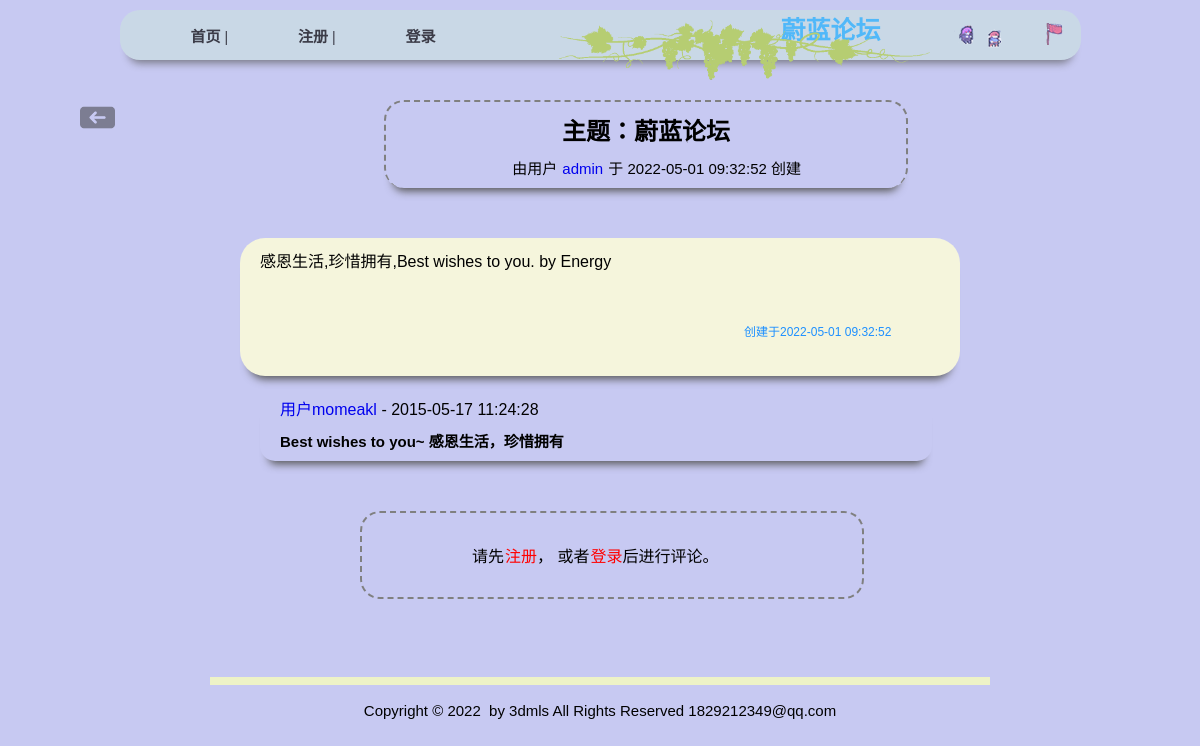
The page /topic?id=20 on the database its author committed.
### tables this page shows
CREATE TABLE `forum_topic` (
  `id` int NOT NULL,
  `topic` varchar(255) NOT NULL,
  `detail` text NOT NULL,
  `name` varchar(32) NOT NULL,
  `email` varchar(100) NOT NULL,
  `datetime` datetime NOT NULL DEFAULT '0000-00-00 00:00:00',
  `view` int NOT NULL DEFAULT '0',
  `reply` int NOT NULL DEFAULT '0',
  `sticky` tinyint(1) NOT NULL DEFAULT '0'
);

CREATE TABLE `forum_reply` (
  `id` int NOT NULL,
  `topic_id` int NOT NULL DEFAULT '0',
  `reply_id` int NOT NULL DEFAULT '0',
  `reply_name` varchar(32) NOT NULL,
  `reply_email` varchar(100) NOT NULL,
  `reply_detail` text NOT NULL,
  `reply_datetime` datetime NOT NULL DEFAULT '0000-00-00 00:00:00'
);

### blade/view_topic.php (the view, shortened to what this page needs)
<?php
  require('admin/conn.php');
  $sql="SELECT * FROM forum_topic WHERE id='$id'";
  $result=mysqli_query($db,$sql);
  $rows=mysqli_fetch_array($result);
?>
<?php include('admin/header.inc.php'); ?>
<img id="x" src="public/images/backspace.png" alt="backspace">
<div class="setTopic">
<h2 style="text-align:center;"><?php echo '主题：'.$rows['topic']; ?></h2>
<p class="info">
	由用户<a href="view_profile.php?id=<?php echo $rows['name']; ?>">
	<?php echo $rows['name']; ?></a> 于 <?php echo $rows['datetime']; ?>
	创建
</p>
</div>
<div class="detial">
<p class="article">
<?php
	echo nl2br(htmlspecialchars($rows['detail']));
?>
</p>
<div class="user">
    <p>创建于<?php echo $rows['datetime']; ?></p>
</div>
</div>
<dl>
<div class=result><p><?php
  $sql	="SELECT * FROM forum_reply WHERE topic_id='$id'";
  $result	= mysqli_query($db,$sql);
  $num_rows = mysqli_num_rows($result);
  if ($num_rows)
  {
	while($rows=mysqli_fetch_array($result))
	{
?>
<section class="reply">
 <dt>
    <a href="/user?id=<?php echo $rows['reply_name']; ?>">
    	<?php echo '用户'.$rows['reply_name']; ?>
    </a>
     - <?php echo $rows['reply_datetime']; ?>
 </dt>
 <dd>
  <p><?php
    	echo nl2br(htmlspecialchars($rows['reply_detail']));
     ?></p>
 </dd>
</section>
 <?php
	}
  }else{
	echo "暂无回复!";
  }
    ?></p></div>
</dl>
<div class="replyText"><?php
if (!$_SESSION['username'])
{
	echo '<p class="noregist">请先<a href="/reg">注册</a>，
		  或者<a href="/login">登录</a>后进行评论。</p>';
} ?></div>
<br>
<?php include('admin/footerBack.inc.php'); ?>

### public/css/bbs.css (style rules this page uses)
* { margin: 0; padding: 0; font-family: '幼圆',helvetcia,sans-serif; }
body { background-color:firebrick; }
a { margin-left: 20px; text-decoration: none; }
p.info { text-align: right; margin-right: 20px; font-size: 15px; }
p.info a { margin-left: 1px; margin-right: 1px; }
div.setTopic { margin-top: 40px; margin-left: 32%; padding: 10px; border: 2px dashed gray; border-bottom: 0; box-shadow: 0 12px 8px -9px #555; border-radius: 20px; width: 500px; }
div.setTopic p { margin-top: 10px; margin-right: 19%; }
div.detial { width: 60%; height: 16%; background-color: beige; margin: 50px auto; border-radius: 25px; box-shadow: 0 12px 8px -9px #555; position: relative; padding-top: 10px; }
div.detial p.article { margin-left: 20px; }
div.detial div.user { margin-left: 70%; margin-top: 7%; }
div.detial div.user p { font-size: 12px; color: dodgerblue; }
div.result { margin-left: 20%; margin-top: -30px; margin-bottom: 50px; }
div.result p { font-weight: 650; }
div.result section { width: 70%; margin-left: 20px; border-radius: 15px; box-shadow: 0 12px 8px -9px #555; margin-top: 20px; }
div.result section p { font-size: 15px; padding:10px 50px 10px 20px; }
div.replyText p.noregist { width: 30%; margin-left: 30%; margin-bottom: 50px; border: 2px dashed gray; border-radius: 20px; padding: 30px 30px 30px 110px;; }
div.replyText p.noregist a { margin-left: 1px; color: red; }
img#x { max-height: 35px; float: left; margin-left: 80px; cursor: pointer; opacity: 0.5; }

### rows shown on the page
forum_topic: topic "蔚蓝论坛", name "admin", datetime "2022-05-01 09:32:52", detail "感恩生活,珍惜拥有,Best wishes to you. by Energy"
forum_reply: reply_name "momeakl", reply_datetime "2015-05-17 11:24:28", reply_detail "Best wishes to you~ 感恩生活，珍惜拥有"
